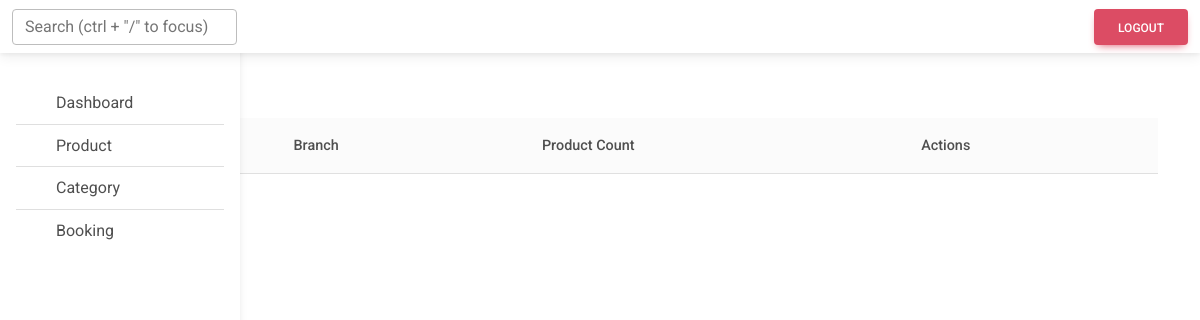
Page /product/categorylist (signed in) on the earlier database version.
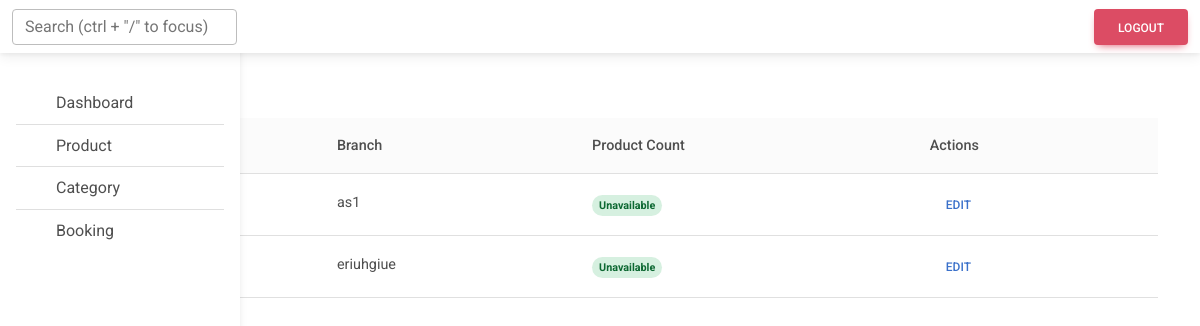
Same page on the later database version.
### product/models.py (models this page shows, shortened)
class Categories(models.Model):
    category_name = models.CharField(max_length = 50,unique=True)
    slug = models.SlugField(max_length=100,unique=True)
    branch=models.CharField(max_length=50,unique=True)

### product/views.py (the view)
# urls.py: path('categorylist',categoryList,name='categorylist'),
def categoryList(request):
    if 'username'in request.session:
        values = Categories.objects.all()
        return render(request,'categories.html',{'values':values})
    return redirect('signin')

### templates/categories.html
{% extends 'dashboard.html'%}
{% block content %}
<a class="btn btn-primary" href={% url 'addcategory' %}>Add category</a>
<table class="table align-middle mb-0 bg-white">
    <thead class="bg-light">
      <tr>
        <th>Name</th>
        <th>Branch</th>
        <th>Product Count</th>
        <th>Actions</th>
      </tr>
    </thead>
    <tbody>
        {% for x in values %}
      <tr>
        <td>
          <div class="d-flex align-items-center">
            <div class="ms-3">
              <p class="fw-bold mb-1">{{x.category_name}}</p>
            </div>
          </div>
        </td>
        <td>
          <p class="fw-normal mb-1">{{x.branch}}</p>
        </td>
        <td>
            {% if x.is_available %}
          <span class="badge badge-success rounded-pill d-inline">Available</span>
            {% else %}
            <span class="badge badge-success rounded-pill d-inline">Unavailable</span>
            {% endif %}
        </td>
        <td>
          <button type="button" class="btn btn-link btn-sm btn-rounded">
            Edit
          </button>
        </td>
      </tr>
      {% endfor %}
    </tbody>
  </table>
{% endblock %}

Differences in the rows shown:
added Categories: branch "as1"
added Categories: branch "eriuhgiue"
